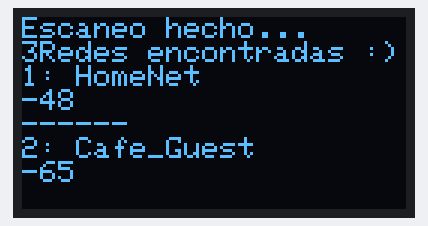
Simulated run of this sketch. Board: ESP32. On the bench: 128×64 one-colour display. A WiFi scan finds three made-up networks; what the sketch prints to the serial monitor is not drawn.

Above: at 4.3 s.

The sketch:

Scanner32.ino
```cpp
//Librerias necesarias para el funcionamiento del dispositivo
#include <SPI.h>
#include "WiFi.h"
#include <Adafruit_GFX.h>
#include <Adafruit_SSD1306.h>

//Constantes
#define SCREEN_WIDTH 128 //Ajustes del tamaño del dispositivo
#define SCREEN_HEIGHT 64
#define SCREEN_ADDRESS 0x3C //Direccion de la pantalla esto puede variar en pantalla
#define OLED_RESET -1 //en caso de tener un reset la pantalla en caso de que no dejarlo en -1
#define SDA_PIN 21 // Pin SDA
#define SCL_PIN 22 // Pin SCL

//Se inicializa la pantalla Oled
Adafruit_SSD1306 display(SCREEN_WIDTH, SCREEN_HEIGHT, &Wire, OLED_RESET);


void setup() {
  //iniciamos la comunicacion con el puerto serie
  Serial.begin(115200);

  //inicializamos la comunicacion con la pantalla Oled con los Pins correspondientes
  Wire.begin(SDA_PIN, SCL_PIN);

  //se inicia la pantalla en caso de tener problemas se mandara un mensaje de error
  if(!display.begin(SSD1306_SWITCHCAPVCC, SCREEN_ADDRESS)) {
	Serial.println(F("failed"));
	for(;;);
  }
  display.clearDisplay();
  display.display();


  WiFi.mode(WIFI_STA); //ajustamos el dispositivo en modo STATION para entrar en modo cliente y escanear las redes
  WiFi.disconnect(); //En caso de que el dispositivo ESP-32 este conectado a una red este lo desconecte
  delay(100);

  //personalizacion de la pantalla OLED
  display.setTextSize(1);
  display.setTextColor(WHITE);
  display.setCursor(0,28);
  display.println("Scanner-32 ON...");
  display.display();
  delay(2000);
  display.clearDisplay();


}

void loop() {

  int N = WiFi.scanNetworks(); //Declaramos una variable para que esta lea las redes existentes

  //Ajustamos la pantalla
  display.clearDisplay();
  display.setTextSize(1);
  display.setTextColor(SSD1306_WHITE);
  display.setCursor(0,0);
  display.println("Escaneo hecho...");

  //Creamos un ciclo If en caso de no encontrar una coincidencia este devolvera un mensaje
  if(N==0) {
    display.println("No se encontraron redes...");
  } else {
    display.print(N);
    display.println("Redes encontradas :)"); //en caso contrario este mandara un mensaje e iniciara un ciclo for

    //en este ciclo mandaremos a llamar la variable N donde mandara las redes encontradas
    for (int i = 0; i < N; ++i){
      //Imprime el SSID y RSSI de las redes encontradas
      display.print(i + 1); //cantidad de redes encontradas
      display.print(": ");
      display.println(WiFi.SSID(i)); //nombre de la red
      display.println(WiFi.RSSI(i)); //intensidad de la red
      display.println((WiFi.encryptionType(i) == WIFI_AUTH_OPEN)?" ":"------"); //en caso de que la red esta protegida
    }
  }

  display.display();
  Serial.println("...");

  delay(5000);

}
```
